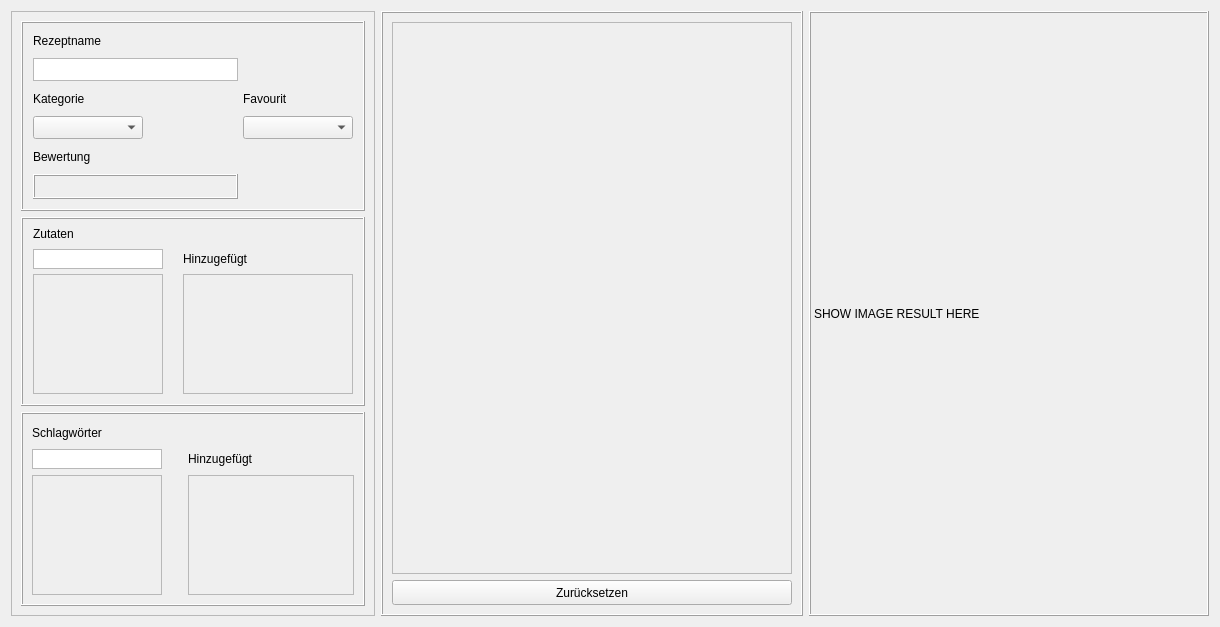
      <widget class="QWidget" name="searchTab">
       <attribute name="title">
        <string>Suchen</string>
       </attribute>
       <layout class="QHBoxLayout" name="horizontalLayout">
        <item>
         <widget class="QFrame" name="searchParamFrame">
          <property name="sizePolicy">
           <sizepolicy hsizetype="Fixed" vsizetype="Preferred">
            <horstretch>0</horstretch>
            <verstretch>0</verstretch>
           </sizepolicy>
          </property>
          <property name="minimumSize">
           <size>
            <width>300</width>
            <height>0</height>
           </size>
          </property>
          <property name="frameShape">
           <enum>QFrame::StyledPanel</enum>
          </property>
          <property name="frameShadow">
           <enum>QFrame::Raised</enum>
          </property>
          <layout class="QGridLayout" name="gridLayout_4">
           <property name="horizontalSpacing">
            <number>6</number>
           </property>
           <item row="2" column="0">
            <widget class="QFrame" name="searchKeywordFrame">
             <property name="minimumSize">
              <size>
               <width>280</width>
               <height>100</height>
              </size>
             </property>
             <property name="frameShape">
              <enum>QFrame::Box</enum>
             </property>
             <property name="frameShadow">
              <enum>QFrame::Raised</enum>
             </property>
             <layout class="QFormLayout" name="formLayout_2">
              <item row="0" column="0">
               <widget class="QLabel" name="label_2">
                <property name="minimumSize">
                 <size>
                  <width>150</width>
                  <height>20</height>
                 </size>
                </property>
                <property name="maximumSize">
                 <size>
                  <width>150</width>
                  <height>20</height>
                 </size>
                </property>
                <property name="text">
                 <string>Schlagwörter</string>
                </property>
               </widget>
              </item>
              <item row="1" column="1">
               <widget class="QLabel" name="label_5">
                <property name="minimumSize">
                 <size>
                  <width>130</width>
                  <height>20</height>
                 </size>
                </property>
                <property name="maximumSize">
                 <size>
                  <width>130</width>
                  <height>20</height>
                 </size>
                </property>
                <property name="text">
                 <string>Hinzugefügt</string>
                </property>
               </widget>
              </item>
              <item row="2" column="0">
               <widget class="QScrollArea" name="searchKeywordScrollArea">
                <property name="minimumSize">
                 <size>
                  <width>130</width>
                  <height>120</height>
                 </size>
                </property>
                <property name="widgetResizable">
                 <bool>true</bool>
                </property>
                <widget class="QWidget" name="searchKeywordScrollAreaContents">
                 <property name="geometry">
                  <rect>
                   <x>0</x>
                   <y>0</y>
                   <width>128</width>
                   <height>118</height>
                  </rect>
                 </property>
                </widget>
               </widget>
              </item>
              <item row="2" column="1">
               <widget class="QScrollArea" name="searchAddedKeywordScrollArea">
                <property name="minimumSize">
                 <size>
                  <width>130</width>
                  <height>120</height>
                 </size>
                </property>
                <property name="widgetResizable">
                 <bool>true</bool>
                </property>
                <widget class="QWidget" name="searchAddedKeywordScrollAreaContents">
                 <property name="geometry">
                  <rect>
                   <x>0</x>
                   <y>0</y>
                   <width>154</width>
                   <height>118</height>
                  </rect>
                 </property>
                </widget>
               </widget>
              </item>
              <item row="1" column="0">
               <widget class="QTextEdit" name="searchKeywordTextEdit">
                <property name="minimumSize">
                 <size>
                  <width>130</width>
                  <height>20</height>
                 </size>
                </property>
                <property name="maximumSize">
                 <size>
                  <width>130</width>
                  <height>20</height>
                 </size>
                </property>
                <property name="verticalScrollBarPolicy">
                 <enum>Qt::ScrollBarAlwaysOff</enum>
                </property>
               </widget>
              </item>
             </layout>
            </widget>
           </item>
           <item row="0" column="0">
            <widget class="QFrame" name="searchNameCategoryFrame">
             <property name="minimumSize">
              <size>
               <width>280</width>
               <height>130</height>
              </size>
             </property>
             <property name="maximumSize">
              <size>
               <width>10000</width>
               <height>100000</height>
              </size>
             </property>
             <property name="frameShape">
              <enum>QFrame::Box</enum>
             </property>
             <property name="frameShadow">
              <enum>QFrame::Raised</enum>
             </property>
             <layout class="QGridLayout" name="gridLayout_5">
              <property name="leftMargin">
               <number>10</number>
              </property>
              <property name="topMargin">
               <number>5</number>
              </property>
              <property name="rightMargin">
               <number>10</number>
              </property>
              <property name="bottomMargin">
               <number>10</number>
              </property>
              <property name="spacing">
               <number>5</number>
              </property>
              <item row="2" column="0">
               <widget class="QLabel" name="searchCategoryTitleLabel">
                <property name="minimumSize">
                 <size>
                  <width>60</width>
                  <height>25</height>
                 </size>
                </property>
                <property name="maximumSize">
                 <size>
                  <width>60</width>
                  <height>25</height>
                 </size>
                </property>
                <property name="text">
                 <string>Kategorie</string>
                </property>
               </widget>
              </item>
              <item row="2" column="1">
               <widget class="QLabel" name="searchFavouriteTitleLabel">
                <property name="minimumSize">
                 <size>
                  <width>60</width>
                  <height>25</height>
                 </size>
                </property>
                <property name="maximumSize">
                 <size>
                  <width>60</width>
                  <height>25</height>
                 </size>
                </property>
                <property name="text">
                 <string>Favourit</string>
                </property>
               </widget>
              </item>
              <item row="3" column="0">
               <widget class="QComboBox" name="searchCategoryComboBox">
                <property name="minimumSize">
                 <size>
                  <width>110</width>
                  <height>23</height>
                 </size>
                </property>
                <property name="maximumSize">
                 <size>
                  <width>110</width>
                  <height>23</height>
                 </size>
                </property>
               </widget>
              </item>
              <item row="1" column="0">
               <widget class="QTextEdit" name="searchRecipenameTxtEdit">
                <property name="minimumSize">
                 <size>
                  <width>205</width>
                  <height>23</height>
                 </size>
                </property>
                <property name="maximumSize">
                 <size>
                  <width>205</width>
                  <height>23</height>
                 </size>
                </property>
                <property name="verticalScrollBarPolicy">
                 <enum>Qt::ScrollBarAlwaysOff</enum>
                </property>
               </widget>
              </item>
              <item row="5" column="0">
               <widget class="QFrame" name="searchRatingStarFrame">
                <property name="minimumSize">
                 <size>
                  <width>205</width>
                  <height>25</height>
                 </size>
                </property>
                <property name="maximumSize">
                 <size>
                  <width>205</width>
                  <height>25</height>
                 </size>
                </property>
                <property name="frameShape">
                 <enum>QFrame::Box</enum>
                </property>
                <property name="frameShadow">
                 <enum>QFrame::Raised</enum>
                </property>
               </widget>
              </item>
              <item row="3" column="1">
               <widget class="QComboBox" name="searchFavouriteComboBox">
                <property name="minimumSize">
                 <size>
                  <width>110</width>
                  <height>23</height>
                 </size>
                </property>
                <property name="maximumSize">
                 <size>
                  <width>110</width>
                  <height>23</height>
                 </size>
                </property>
               </widget>
              </item>
              <item row="0" column="0">
               <widget class="QLabel" name="searchNameTitleLabel">
                <property name="minimumSize">
                 <size>
                  <width>150</width>
                  <height>25</height>
                 </size>
                </property>
                <property name="maximumSize">
                 <size>
                  <width>150</width>
                  <height>25</height>
                 </size>
                </property>
                <property name="text">
                 <string>Rezeptname</string>
                </property>
               </widget>
              </item>
              <item row="4" column="0">
               <widget class="QLabel" name="label">
                <property name="minimumSize">
                 <size>
                  <width>150</width>
                  <height>25</height>
                 </size>
                </property>
                <property name="maximumSize">
                 <size>
                  <width>150</width>
                  <height>25</height>
                 </size>
                </property>
                <property name="text">
                 <string>Bewertung</string>
                </property>
               </widget>
              </item>
             </layout>
            </widget>
           </item>
           <item row="1" column="0">
            <widget class="QFrame" name="searchIngredientFrame">
             <property name="minimumSize">
              <size>
               <width>280</width>
               <height>180</height>
              </size>
             </property>
             <property name="maximumSize">
              <size>
               <width>16777215</width>
               <height>100000</height>
              </size>
             </property>
             <property name="frameShape">
              <enum>QFrame::Box</enum>
             </property>
             <property name="frameShadow">
              <enum>QFrame::Raised</enum>
             </property>
             <layout class="QFormLayout" name="formLayout">
              <property name="horizontalSpacing">
               <number>0</number>
              </property>
              <property name="verticalSpacing">
               <number>5</number>
              </property>
              <property name="leftMargin">
               <number>10</number>
              </property>
              <property name="topMargin">
               <number>5</number>
              </property>
              <property name="rightMargin">
               <number>10</number>
              </property>
              <property name="bottomMargin">
               <number>10</number>
              </property>
              <item row="0" column="0">
               <widget class="QLabel" name="searchIngredientTitleLabel">
                <property name="minimumSize">
                 <size>
                  <width>150</width>
                  <height>20</height>
                 </size>
                </property>
                <property name="maximumSize">
                 <size>
                  <width>150</width>
                  <height>20</height>
                 </size>
                </property>
                <property name="text">
                 <string>Zutaten</string>
                </property>
               </widget>
              </item>
              <item row="2" column="0">
               <widget class="QScrollArea" name="searchIngredientScrollArea">
                <property name="minimumSize">
                 <size>
                  <width>130</width>
                  <height>120</height>
                 </size>
                </property>
                <property name="widgetResizable">
                 <bool>true</bool>
                </property>
                <widget class="QWidget" name="searchIngredientScrollAreaContents">
                 <property name="geometry">
                  <rect>
                   <x>0</x>
                   <y>0</y>
                   <width>128</width>
                   <height>118</height>
                  </rect>
                 </property>
                </widget>
               </widget>
              </item>
              <item row="2" column="1">
               <widget class="QScrollArea" name="searchAddedIngredientScrollArea">
                <property name="minimumSize">
                 <size>
                  <width>130</width>
                  <height>120</height>
                 </size>
                </property>
                <property name="widgetResizable">
                 <bool>true</bool>
                </property>
                <widget class="QWidget" name="searchAddedIngredientScrollAreaContents">
                 <property name="geometry">
                  <rect>
                   <x>0</x>
                   <y>0</y>
                   <width>158</width>
                   <height>118</height>
                  </rect>
                 </property>
                </widget>
               </widget>
              </item>
              <item row="1" column="1">
               <widget class="QLabel" name="label_3">
                <property name="minimumSize">
                 <size>
                  <width>130</width>
                  <height>20</height>
                 </size>
                </property>
                <property name="maximumSize">
                 <size>
                  <width>130</width>
                  <height>20</height>
                 </size>
                </property>
                <property name="text">
                 <string>Hinzugefügt</string>
                </property>
               </widget>
              </item>
              <item row="1" column="0">
               <widget class="QTextEdit" name="searchIngredientTextEdit">
                <property name="minimumSize">
                 <size>
                  <width>130</width>
                  <height>20</height>
                 </size>
                </property>
                <property name="maximumSize">
                 <size>
                  <width>130</width>
                  <height>20</height>
                 </size>
                </property>
                <property name="verticalScrollBarPolicy">
                 <enum>Qt::ScrollBarAlwaysOff</enum>
                </property>
               </widget>
              </item>
             </layout>
            </widget>
           </item>
          </layout>
         </widget>
        </item>
        <item>
         <widget class="QFrame" name="searchResultsFrame">
          <property name="frameShape">
           <enum>QFrame::Box</enum>
          </property>
          <property name="frameShadow">
           <enum>QFrame::Raised</enum>
          </property>
          <layout class="QVBoxLayout" name="verticalLayout">
           <item>
            <widget class="QScrollArea" name="searchFoundRecipesScrollView">
             <property name="minimumSize">
              <size>
               <width>400</width>
               <height>0</height>
              </size>
             </property>
             <property name="widgetResizable">
              <bool>true</bool>
             </property>
             <widget class="QWidget" name="searchFoundRecipesScrollViewContents">
              <property name="geometry">
               <rect>
                <x>0</x>
                <y>0</y>
                <width>398</width>
                <height>529</height>
               </rect>
              </property>
             </widget>
            </widget>
           </item>
           <item>
            <widget class="QPushButton" name="searchResetButton">
             <property name="minimumSize">
              <size>
               <width>200</width>
               <height>25</height>
              </size>
             </property>
             <property name="text">
              <string>Zurücksetzen</string>
             </property>
            </widget>
           </item>
          </layout>
         </widget>
        </item>
        <item>
         <widget class="QLabel" name="searchResultImgLabel">
          <property name="minimumSize">
           <size>
            <width>400</width>
            <height>0</height>
           </size>
          </property>
          <property name="frameShape">
           <enum>QFrame::Box</enum>
          </property>
          <property name="frameShadow">
           <enum>QFrame::Raised</enum>
          </property>
          <property name="text">
           <string>SHOW IMAGE RESULT HERE</string>
          </property>
         </widget>
        </item>
       </layout>
      </widget>
